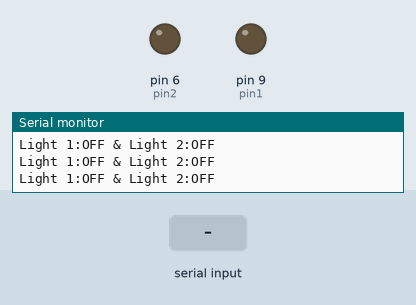
A sketch run on a simulated Arduino Uno, built with avr-gcc and run on an emulated ATmega328P. Shown: output pins drawn as LEDs (lit = HIGH), the last lines printed to the serial monitor. The test bench sets the inputs (shaded band).

Above: at 1.2 s.
1.3 s: "1" received over Serial
At 2.0 s:
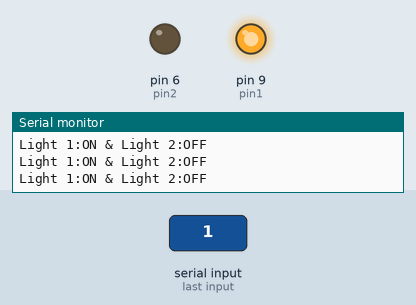
2.8 s: "3" received over Serial
At 3.4 s:
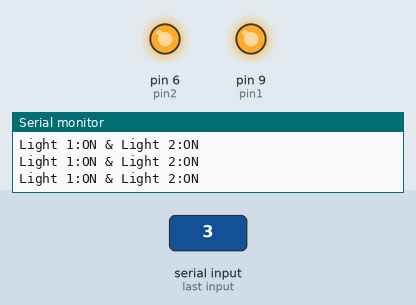
4.3 s: "2" received over Serial
At 4.8 s:
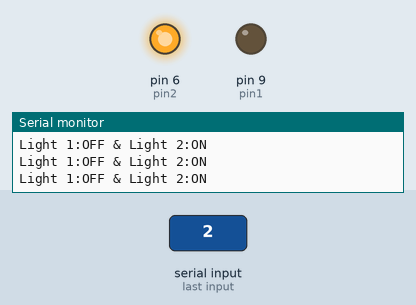
Timing chart, 0 to 7.3 s (numbered marks = the images above; inputs shaded):
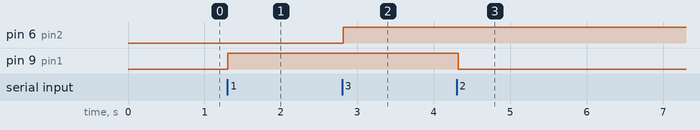

The sketch:

Automation.ino
```cpp
const int pin1=9;
const int pin2=6;
void setup() {
  // put your setup code here, to run once:
pinMode(pin1,OUTPUT);
pinMode(pin2,OUTPUT);
Serial.begin(9600);
}
char x;
int r1=0,r2=0;
void loop() {
 if(Serial.available()){
    x=Serial.read();
    if(x=='1')
      digitalWrite(pin1,HIGH);
    else if(x=='2')
      digitalWrite(pin1,LOW);
    else if(x=='3')
      digitalWrite(pin2,HIGH);
    else if(x=='4')
      digitalWrite(pin2,LOW);
  }

  if(x=='1')
    r1=1;
  else if(x=='2')
    r1=0;
  else if(x=='3')
    r2=1;
  else if(x=='4')
    r2=0;
  if(r1==0 && r2==0)
    Serial.println("Light 1:OFF & Light 2:OFF");
  else if(r1==1 && r2==0)
    Serial.println("Light 1:ON & Light 2:OFF");
  else if(r1==0 && r2==1)
    Serial.println("Light 1:OFF & Light 2:ON");
  else if(r1==1 && r2==1)
    Serial.println("Light 1:ON & Light 2:ON");
  delay(50);
}
```

Measured:
- after the input at 1.3 s, pin 9 (pin1): LOW → HIGH at once
- after the input at 2.8 s, pin 6 (pin2): LOW → HIGH at once
- after the input at 4.3 s, pin 9 (pin1): HIGH → LOW at once
